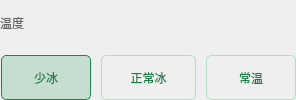
                        <widget class="QWidget" name="widget_38" native="true">
                         <layout class="QVBoxLayout" name="verticalLayout_16">
                          <property name="spacing">
                           <number>10</number>
                          </property>
                          <property name="leftMargin">
                           <number>0</number>
                          </property>
                          <property name="topMargin">
                           <number>0</number>
                          </property>
                          <property name="rightMargin">
                           <number>0</number>
                          </property>
                          <property name="bottomMargin">
                           <number>0</number>
                          </property>
                          <item>
                           <widget class="QWidget" name="widget_39" native="true">
                            <layout class="QHBoxLayout" name="horizontalLayout_37">
                             <property name="spacing">
                              <number>0</number>
                             </property>
                             <property name="leftMargin">
                              <number>0</number>
                             </property>
                             <property name="topMargin">
                              <number>0</number>
                             </property>
                             <property name="rightMargin">
                              <number>0</number>
                             </property>
                             <property name="bottomMargin">
                              <number>0</number>
                             </property>
                             <item>
                              <widget class="QLabel" name="label_20">
                               <property name="minimumSize">
                                <size>
                                 <width>0</width>
                                 <height>25</height>
                                </size>
                               </property>
                               <property name="maximumSize">
                                <size>
                                 <width>1000</width>
                                 <height>25</height>
                                </size>
                               </property>
                               <property name="styleSheet">
                                <string notr="true">color:rgb(102, 102, 102);</string>
                               </property>
                               <property name="text">
                                <string>温度</string>
                               </property>
                              </widget>
                             </item>
                             <item>
                              <spacer name="horizontalSpacer_14">
                               <property name="orientation">
                                <enum>Qt::Horizontal</enum>
                               </property>
                               <property name="sizeHint" stdset="0">
                                <size>
                                 <width>230</width>
                                 <height>20</height>
                                </size>
                               </property>
                              </spacer>
                             </item>
                            </layout>
                           </widget>
                          </item>
                          <item>
                           <widget class="QWidget" name="widget_40" native="true">
                            <layout class="QHBoxLayout" name="horizontalLayout_38">
                             <property name="spacing">
                              <number>10</number>
                             </property>
                             <property name="leftMargin">
                              <number>1</number>
                             </property>
                             <property name="topMargin">
                              <number>0</number>
                             </property>
                             <property name="rightMargin">
                              <number>0</number>
                             </property>
                             <property name="bottomMargin">
                              <number>0</number>
                             </property>
                             <item>
                              <widget class="QLabel" name="menu_ice_low">
                               <property name="minimumSize">
                                <size>
                                 <width>90</width>
                                 <height>40</height>
                                </size>
                               </property>
                               <property name="maximumSize">
                                <size>
                                 <width>90</width>
                                 <height>60</height>
                                </size>
                               </property>
                               <property name="styleSheet">
                                <string notr="true">background-color:rgba(44,159,97,0.22);
border-radius:5px;
border: 1px solid rgb(21, 136, 74);
color:rgb(20, 126, 69);</string>
                               </property>
                               <property name="text">
                                <string>少冰</string>
                               </property>
                               <property name="alignment">
                                <set>Qt::AlignCenter</set>
                               </property>
                              </widget>
                             </item>
                             <item>
                              <widget class="QLabel" name="menu_ice_normal">
                               <property name="minimumSize">
                                <size>
                                 <width>95</width>
                                 <height>40</height>
                                </size>
                               </property>
                               <property name="maximumSize">
                                <size>
                                 <width>95</width>
                                 <height>60</height>
                                </size>
                               </property>
                               <property name="styleSheet">
                                <string notr="true">border-radius:5px;
border: 1px solid rgb(169, 227, 196);
color:rgb(20, 126, 69);</string>
                               </property>
                               <property name="text">
                                <string>正常冰</string>
                               </property>
                               <property name="alignment">
                                <set>Qt::AlignCenter</set>
                               </property>
                              </widget>
                             </item>
                             <item>
                              <widget class="QLabel" name="menu_ice_0">
                               <property name="minimumSize">
                                <size>
                                 <width>90</width>
                                 <height>40</height>
                                </size>
                               </property>
                               <property name="maximumSize">
                                <size>
                                 <width>90</width>
                                 <height>60</height>
                                </size>
                               </property>
                               <property name="styleSheet">
                                <string notr="true">border-radius:5px;
border: 1px solid rgb(169, 227, 196);
color:rgb(20, 126, 69);</string>
                               </property>
                               <property name="text">
                                <string>常温</string>
                               </property>
                               <property name="alignment">
                                <set>Qt::AlignCenter</set>
                               </property>
                              </widget>
                             </item>
                            </layout>
                           </widget>
                          </item>
                         </layout>
                        </widget>
